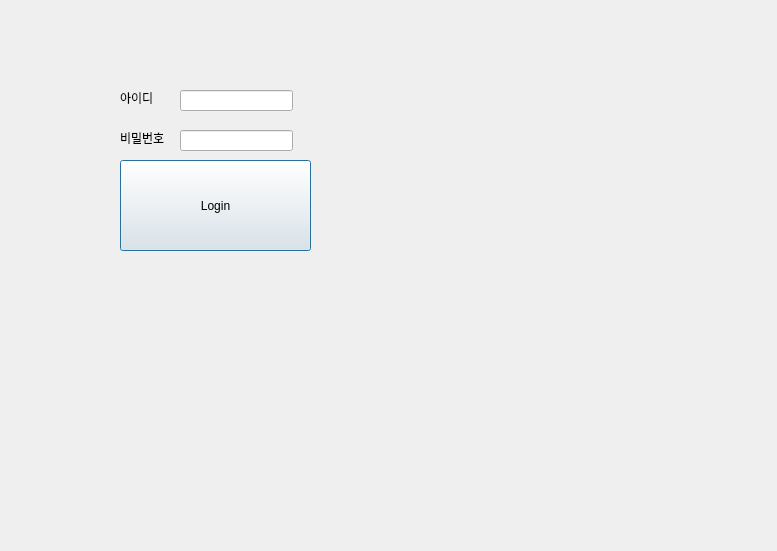
<?xml version="1.0" encoding="UTF-8"?>
<ui version="4.0">
 <class>Dialog</class>
 <widget class="QDialog" name="Dialog">
  <property name="geometry">
   <rect>
    <x>0</x>
    <y>0</y>
    <width>777</width>
    <height>551</height>
   </rect>
  </property>
  <property name="windowTitle">
   <string>Dialog</string>
  </property>
  <widget class="QLabel" name="label">
   <property name="geometry">
    <rect>
     <x>120</x>
     <y>90</y>
     <width>64</width>
     <height>15</height>
    </rect>
   </property>
   <property name="text">
    <string>아이디</string>
   </property>
  </widget>
  <widget class="QLineEdit" name="id">
   <property name="geometry">
    <rect>
     <x>180</x>
     <y>90</y>
     <width>113</width>
     <height>21</height>
    </rect>
   </property>
  </widget>
  <widget class="QLineEdit" name="pw">
   <property name="geometry">
    <rect>
     <x>180</x>
     <y>130</y>
     <width>113</width>
     <height>21</height>
    </rect>
   </property>
  </widget>
  <widget class="QLabel" name="label_2">
   <property name="geometry">
    <rect>
     <x>120</x>
     <y>130</y>
     <width>64</width>
     <height>15</height>
    </rect>
   </property>
   <property name="text">
    <string>비밀번호</string>
   </property>
  </widget>
  <widget class="QPushButton" name="login_btn">
   <property name="geometry">
    <rect>
     <x>120</x>
     <y>160</y>
     <width>191</width>
     <height>91</height>
    </rect>
   </property>
   <property name="text">
    <string>Login</string>
   </property>
  </widget>
 </widget>
 <resources/>
 <connections/>
</ui>
